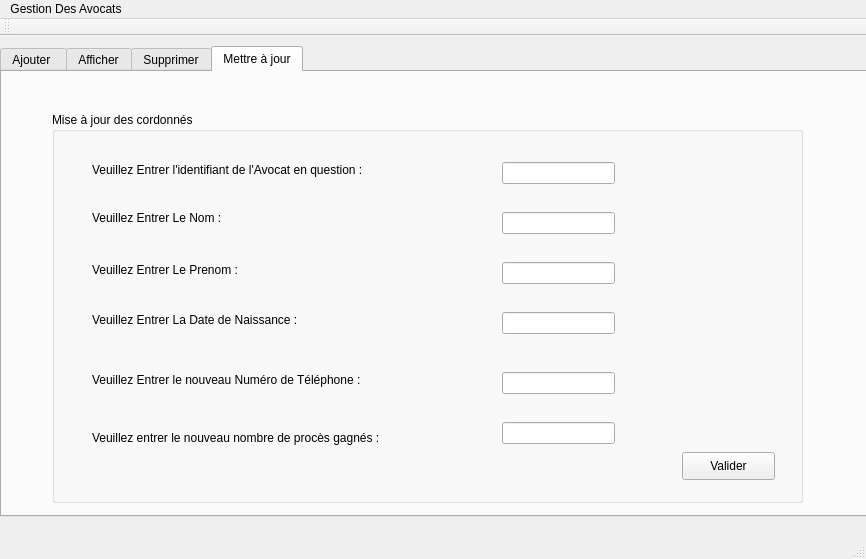
<?xml version="1.0" encoding="UTF-8"?>
<ui version="4.0">
 <class>MainWindow</class>
 <widget class="QMainWindow" name="MainWindow">
  <property name="geometry">
   <rect>
    <x>0</x>
    <y>0</y>
    <width>866</width>
    <height>559</height>
   </rect>
  </property>
  <property name="windowTitle">
   <string>Gestion des Avocats</string>
  </property>
  <widget class="QWidget" name="centralWidget">
   <widget class="QTabWidget" name="tabWidget">
    <property name="geometry">
     <rect>
      <x>0</x>
      <y>10</y>
      <width>871</width>
      <height>471</height>
     </rect>
    </property>
    <property name="currentIndex">
     <number>3</number>
    </property>
    <widget class="QWidget" name="tab">
     <attribute name="title">
      <string>Ajouter </string>
     </attribute>
     <widget class="QLabel" name="label_4">
      <property name="geometry">
       <rect>
        <x>30</x>
        <y>230</y>
        <width>56</width>
        <height>16</height>
       </rect>
      </property>
      <property name="text">
       <string/>
      </property>
     </widget>
     <widget class="QLabel" name="label_5">
      <property name="geometry">
       <rect>
        <x>310</x>
        <y>60</y>
        <width>56</width>
        <height>16</height>
       </rect>
      </property>
      <property name="text">
       <string/>
      </property>
     </widget>
     <widget class="QGroupBox" name="groupBox">
      <property name="geometry">
       <rect>
        <x>30</x>
        <y>50</y>
        <width>721</width>
        <height>321</height>
       </rect>
      </property>
      <property name="font">
       <font>
        <pointsize>9</pointsize>
       </font>
      </property>
      <property name="title">
       <string>Ajout </string>
      </property>
      <widget class="QLabel" name="label_3">
       <property name="geometry">
        <rect>
         <x>30</x>
         <y>60</y>
         <width>131</width>
         <height>20</height>
        </rect>
       </property>
       <property name="font">
        <font>
         <pointsize>9</pointsize>
        </font>
       </property>
       <property name="text">
        <string>Identifiant:</string>
       </property>
      </widget>
      <widget class="QLabel" name="label">
       <property name="geometry">
        <rect>
         <x>30</x>
         <y>120</y>
         <width>41</width>
         <height>20</height>
        </rect>
       </property>
       <property name="font">
        <font>
         <pointsize>9</pointsize>
        </font>
       </property>
       <property name="text">
        <string>Nom : </string>
       </property>
      </widget>
      <widget class="QLabel" name="label_2">
       <property name="geometry">
        <rect>
         <x>30</x>
         <y>180</y>
         <width>61</width>
         <height>20</height>
        </rect>
       </property>
       <property name="font">
        <font>
         <pointsize>9</pointsize>
        </font>
       </property>
       <property name="text">
        <string>Prenom:</string>
       </property>
      </widget>
      <widget class="QLineEdit" name="le_id">
       <property name="geometry">
        <rect>
         <x>130</x>
         <y>60</y>
         <width>113</width>
         <height>22</height>
        </rect>
       </property>
      </widget>
      <widget class="QLineEdit" name="le_nom">
       <property name="geometry">
        <rect>
         <x>130</x>
         <y>120</y>
         <width>113</width>
         <height>22</height>
        </rect>
       </property>
      </widget>
      <widget class="QLineEdit" name="le_prenom">
       <property name="geometry">
        <rect>
         <x>130</x>
         <y>180</y>
         <width>113</width>
         <height>22</height>
        </rect>
       </property>
      </widget>
      <widget class="QLabel" name="label_8">
       <property name="geometry">
        <rect>
         <x>280</x>
         <y>60</y>
         <width>191</width>
         <height>21</height>
        </rect>
       </property>
       <property name="font">
        <font>
         <pointsize>9</pointsize>
        </font>
       </property>
       <property name="text">
        <string>Nombre de procès gagnés : </string>
       </property>
      </widget>
      <widget class="QLabel" name="label_6">
       <property name="geometry">
        <rect>
         <x>280</x>
         <y>120</y>
         <width>161</width>
         <height>20</height>
        </rect>
       </property>
       <property name="font">
        <font>
         <pointsize>9</pointsize>
        </font>
       </property>
       <property name="text">
        <string>Numero de téléphone : </string>
       </property>
      </widget>
      <widget class="QLabel" name="label_9">
       <property name="geometry">
        <rect>
         <x>280</x>
         <y>180</y>
         <width>161</width>
         <height>16</height>
        </rect>
       </property>
       <property name="font">
        <font>
         <pointsize>9</pointsize>
        </font>
       </property>
       <property name="text">
        <string>Date de Naissance : </string>
       </property>
      </widget>
      <widget class="QLineEdit" name="le_num_tel">
       <property name="geometry">
        <rect>
         <x>490</x>
         <y>120</y>
         <width>113</width>
         <height>22</height>
        </rect>
       </property>
      </widget>
      <widget class="QLineEdit" name="le_proce">
       <property name="geometry">
        <rect>
         <x>490</x>
         <y>60</y>
         <width>113</width>
         <height>22</height>
        </rect>
       </property>
      </widget>
      <widget class="QLineEdit" name="la_date">
       <property name="geometry">
        <rect>
         <x>490</x>
         <y>180</y>
         <width>113</width>
         <height>22</height>
        </rect>
       </property>
      </widget>
      <widget class="QPushButton" name="btn_ajouter">
       <property name="geometry">
        <rect>
         <x>400</x>
         <y>260</y>
         <width>93</width>
         <height>28</height>
        </rect>
       </property>
       <property name="font">
        <font>
         <pointsize>9</pointsize>
        </font>
       </property>
       <property name="text">
        <string>Ajouter</string>
       </property>
      </widget>
     </widget>
    </widget>
    <widget class="QWidget" name="tab_2">
     <attribute name="title">
      <string>Afficher</string>
     </attribute>
     <widget class="QTableView" name="table_avocat">
      <property name="geometry">
       <rect>
        <x>10</x>
        <y>10</y>
        <width>841</width>
        <height>391</height>
       </rect>
      </property>
     </widget>
    </widget>
    <widget class="QWidget" name="Supprimer">
     <attribute name="title">
      <string>Supprimer</string>
     </attribute>
     <widget class="QGroupBox" name="groupBox_2">
      <property name="geometry">
       <rect>
        <x>60</x>
        <y>70</y>
        <width>671</width>
        <height>261</height>
       </rect>
      </property>
      <property name="font">
       <font>
        <pointsize>9</pointsize>
       </font>
      </property>
      <property name="title">
       <string>Suppression </string>
      </property>
      <widget class="QLabel" name="label_10">
       <property name="geometry">
        <rect>
         <x>30</x>
         <y>70</y>
         <width>291</width>
         <height>20</height>
        </rect>
       </property>
       <property name="font">
        <font>
         <pointsize>9</pointsize>
        </font>
       </property>
       <property name="text">
        <string>Saisir l'identifiant de l'Avocat à supprimer : </string>
       </property>
      </widget>
      <widget class="QLineEdit" name="le_id_supp">
       <property name="geometry">
        <rect>
         <x>360</x>
         <y>70</y>
         <width>113</width>
         <height>22</height>
        </rect>
       </property>
      </widget>
      <widget class="QPushButton" name="btn_supprimer">
       <property name="geometry">
        <rect>
         <x>500</x>
         <y>190</y>
         <width>93</width>
         <height>28</height>
        </rect>
       </property>
       <property name="text">
        <string>Supprimer </string>
       </property>
      </widget>
     </widget>
    </widget>
    <widget class="QWidget" name="tab_3">
     <attribute name="title">
      <string>Mettre à jour</string>
     </attribute>
     <widget class="QGroupBox" name="groupBox_3">
      <property name="geometry">
       <rect>
        <x>50</x>
        <y>40</y>
        <width>751</width>
        <height>391</height>
       </rect>
      </property>
      <property name="font">
       <font>
        <pointsize>9</pointsize>
       </font>
      </property>
      <property name="title">
       <string>Mise à jour des cordonnés </string>
      </property>
      <widget class="QLabel" name="label_7">
       <property name="geometry">
        <rect>
         <x>40</x>
         <y>260</y>
         <width>381</width>
         <height>16</height>
        </rect>
       </property>
       <property name="font">
        <font>
         <pointsize>9</pointsize>
        </font>
       </property>
       <property name="text">
        <string>Veuillez Entrer le nouveau Numéro de Téléphone :</string>
       </property>
      </widget>
      <widget class="QLineEdit" name="le_nv_num">
       <property name="geometry">
        <rect>
         <x>450</x>
         <y>260</y>
         <width>113</width>
         <height>22</height>
        </rect>
       </property>
      </widget>
      <widget class="QLabel" name="label_11">
       <property name="geometry">
        <rect>
         <x>40</x>
         <y>310</y>
         <width>391</width>
         <height>31</height>
        </rect>
       </property>
       <property name="text">
        <string>Veuillez entrer le nouveau nombre de procès gagnés :</string>
       </property>
      </widget>
      <widget class="QLineEdit" name="le_nv_nbr">
       <property name="geometry">
        <rect>
         <x>450</x>
         <y>310</y>
         <width>113</width>
         <height>22</height>
        </rect>
       </property>
      </widget>
      <widget class="QLabel" name="label_12">
       <property name="geometry">
        <rect>
         <x>40</x>
         <y>50</y>
         <width>371</width>
         <height>16</height>
        </rect>
       </property>
       <property name="text">
        <string>Veuillez Entrer l'identifiant de l'Avocat en question : </string>
       </property>
      </widget>
      <widget class="QLineEdit" name="id_modif">
       <property name="geometry">
        <rect>
         <x>450</x>
         <y>50</y>
         <width>113</width>
         <height>22</height>
        </rect>
       </property>
      </widget>
      <widget class="QPushButton" name="btn_modifier">
       <property name="geometry">
        <rect>
         <x>630</x>
         <y>340</y>
         <width>93</width>
         <height>28</height>
        </rect>
       </property>
       <property name="text">
        <string>Valider</string>
       </property>
      </widget>
      <widget class="QLabel" name="label_13">
       <property name="geometry">
        <rect>
         <x>40</x>
         <y>96</y>
         <width>331</width>
         <height>20</height>
        </rect>
       </property>
       <property name="text">
        <string>Veuillez Entrer Le Nom :</string>
       </property>
      </widget>
      <widget class="QLineEdit" name="nom_2">
       <property name="geometry">
        <rect>
         <x>450</x>
         <y>100</y>
         <width>113</width>
         <height>22</height>
        </rect>
       </property>
      </widget>
      <widget class="QLabel" name="label_14">
       <property name="geometry">
        <rect>
         <x>40</x>
         <y>150</y>
         <width>211</width>
         <height>16</height>
        </rect>
       </property>
       <property name="text">
        <string>Veuillez Entrer Le Prenom : </string>
       </property>
      </widget>
      <widget class="QLineEdit" name="prenom_2">
       <property name="geometry">
        <rect>
         <x>450</x>
         <y>150</y>
         <width>113</width>
         <height>22</height>
        </rect>
       </property>
      </widget>
      <widget class="QLabel" name="label_15">
       <property name="geometry">
        <rect>
         <x>40</x>
         <y>200</y>
         <width>271</width>
         <height>16</height>
        </rect>
       </property>
       <property name="text">
        <string>Veuillez Entrer La Date de Naissance :</string>
       </property>
      </widget>
      <widget class="QLineEdit" name="date_2">
       <property name="geometry">
        <rect>
         <x>450</x>
         <y>200</y>
         <width>113</width>
         <height>22</height>
        </rect>
       </property>
      </widget>
     </widget>
    </widget>
   </widget>
  </widget>
  <widget class="QMenuBar" name="menuBar">
   <property name="geometry">
    <rect>
     <x>0</x>
     <y>0</y>
     <width>866</width>
     <height>26</height>
    </rect>
   </property>
   <widget class="QMenu" name="menuGestion_Des_Avocats">
    <property name="title">
     <string>Gestion Des Avocats</string>
    </property>
    <addaction name="separator"/>
   </widget>
   <addaction name="menuGestion_Des_Avocats"/>
  </widget>
  <widget class="QToolBar" name="mainToolBar">
   <attribute name="toolBarArea">
    <enum>TopToolBarArea</enum>
   </attribute>
   <attribute name="toolBarBreak">
    <bool>false</bool>
   </attribute>
  </widget>
  <widget class="QStatusBar" name="statusBar"/>
 </widget>
 <layoutdefault spacing="6" margin="11"/>
 <resources/>
 <connections/>
</ui>
